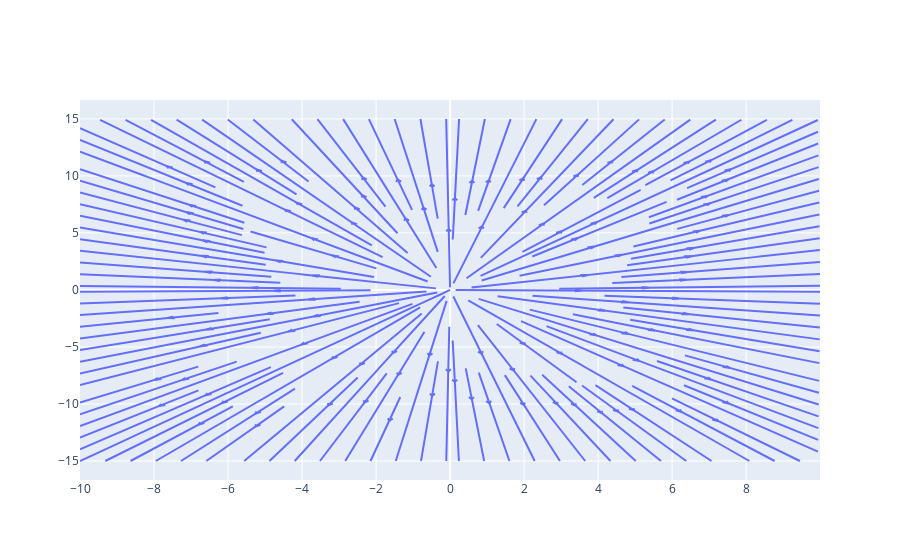

Notebook source saved alongside this figure:
### Code cell
fig=ff.create_streamline(x,y,u,v,arrow_scale=0.2,density=2)
fig.show()

### Figure 1 — Plotly figure (JSON) as saved in the notebook; plotly's stock layout.template omitted (floating-point values rounded to 4 significant figures; data arrays with more than 128 entries replaced by an {"elided": "..."} marker saying what was removed)
{"data": [{"mode": "lines", "type": "scatter", "x": {"elided": "4879 float values"}, "y": {"elided": "4879 float values"}}], "layout": {"hovermode": "closest"}}
